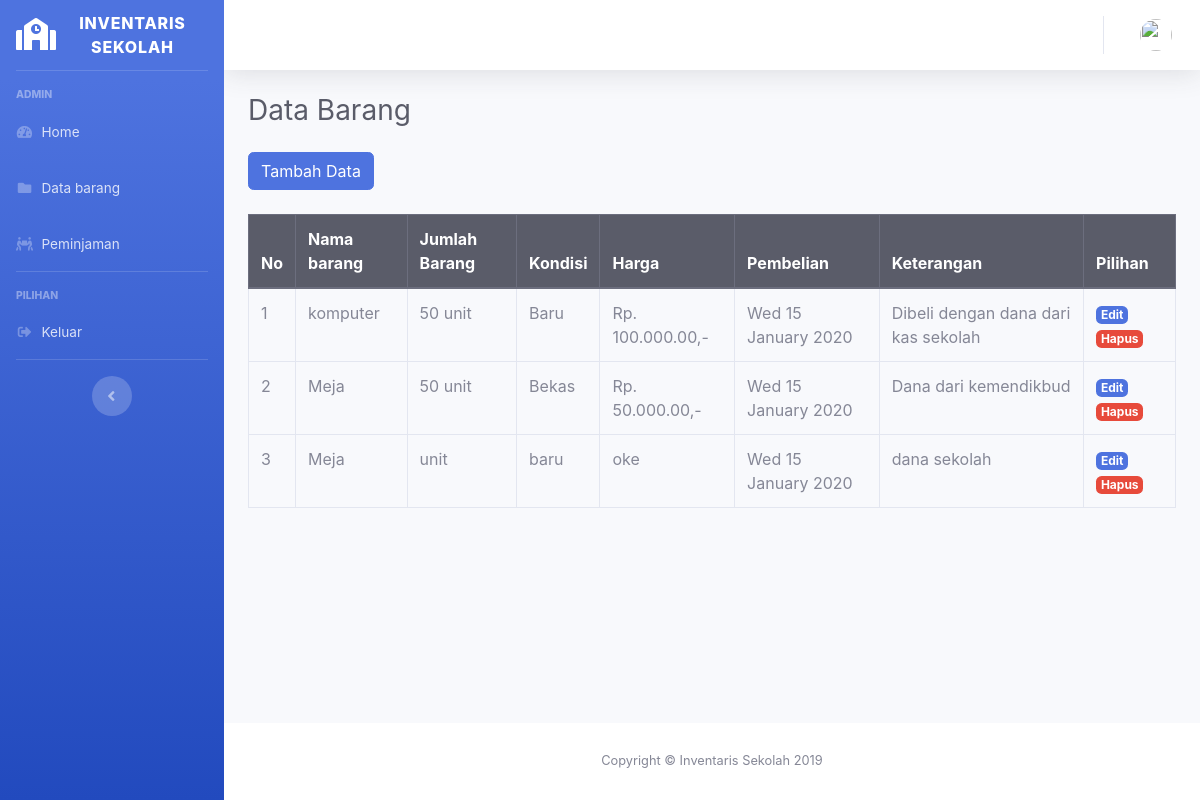
The app's page /index.php/admin/barang with its own data.
### tables this page shows
CREATE TABLE `data_barang` (
  `id` int(11) NOT NULL,
  `nama_barang` varchar(200) NOT NULL,
  `jumlah_barang` varchar(128) NOT NULL,
  `kondisi` varchar(200) NOT NULL,
  `harga` varchar(200) NOT NULL,
  `keterangan` varchar(500) NOT NULL,
  `pembelian` varchar(200) NOT NULL
);

### application/controllers/Admin.php (called while the page is built, shortened)
<?php
class Admin extends CI_Controller
{
    public function __construct()
    {
        $this->load->model('m_barang');
    }
    public function barang()
    {
        $data['title'] = 'Data Barang';
        $data['user'] = $this->db->get_where('user', ['email' =>
        $this->session->userdata('email')])->row_array();
        $data['admin'] = $this->db->get('data_barang')->result_array();
        $this->load->view('templates/header', $data);
        $this->load->view('templates/sidebar', $data);
        $this->load->view('templates/topbar', $data);
        $this->load->view('admin/barang', $data);
        $this->load->view('templates/footer');
    }
}

### index.php (called while the page is built, shortened)
<?php
require_once BASEPATH.'core/CodeIgniter.php';

### application/views/admin/barang.php (the view, shortened to what this page needs)
<div class="container-fluid">
    <h1 class="h3 mb-4 text-gray-800"><?= $title; ?></h1>
    <form>
        <div class="box-footer text-left">
            <a class="btn btn-primary" href="<?= base_url('admin/tambah'); ?>" role="button">Tambah Data</a>
        </div>
        <table class="table table-bordered">
            <thead class="thead-dark">
                <tr>
                    <th scope="col">No</th>
                    <th scope="col">Nama barang</th>
                    <th scope="col">Jumlah Barang</th>
                    <th scope="col">Kondisi</th>
                    <th scope="col">Harga</th>
                    <th scope="col">Pembelian</th>
                    <th scope="col">Keterangan</th>
                    <th scope="col">Pilihan</th>
                </tr>
            </thead>
            <tbody>
                <?php
                $no = 1;
                foreach ($admin as $a) : ?>
                    <tr>
                        <td><?php echo $no++ ?></td>
                        <td><?php echo $a['nama_barang']; ?></td>
                        <td><?php echo $a['jumlah_barang']; ?></td>
                        <td><?php echo $a['kondisi']; ?></td>
                        <td><?php echo $a['harga']; ?></td>
                        <td> <?= date('D d F Y', $a['pembelian']); ?></td>
                        <td><?php echo $a['keterangan']; ?></td>
                        <td>
                            <div class="box-footer text-left">
                                <a class="badge badge-primary" href="<?= base_url('admin/edit/' . $a['id']); ?>">Edit</a>
                                <a class="badge badge-danger" href="<?= base_url('admin/hapus/' . $a['id']);
                                                                    ?>" onclick="return confirm('Yakin Hapus Data?');">Hapus</a>
                            </div>
                        </td>
                    </tr>
                <?php endforeach; ?>
            </tbody>
        </table>
    </form>
</div>
</div>

### records on screen
data_barang: nama_barang "komputer", jumlah_barang "50 unit", kondisi "Baru", harga "Rp. 100.000.00,-", pembelian "Wed 15 January 2020", keterangan "Dibeli dengan dana dari kas sekolah"
data_barang: nama_barang "Meja", jumlah_barang "50 unit", kondisi "Bekas", harga "Rp. 50.000.00,-", pembelian "Wed 15 January 2020", keterangan "Dana dari kemendikbud"
data_barang: nama_barang "Meja", jumlah_barang "unit", kondisi "baru", harga "oke", pembelian "Wed 15 January 2020", keterangan "dana sekolah"

### other values on screen
$title "Data Barang"
